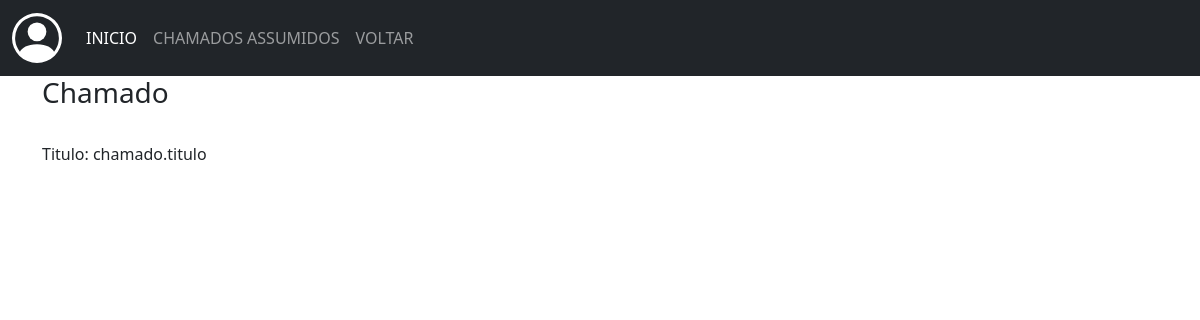
Before: /3/visualizar_chamados_usuario with the older database file.
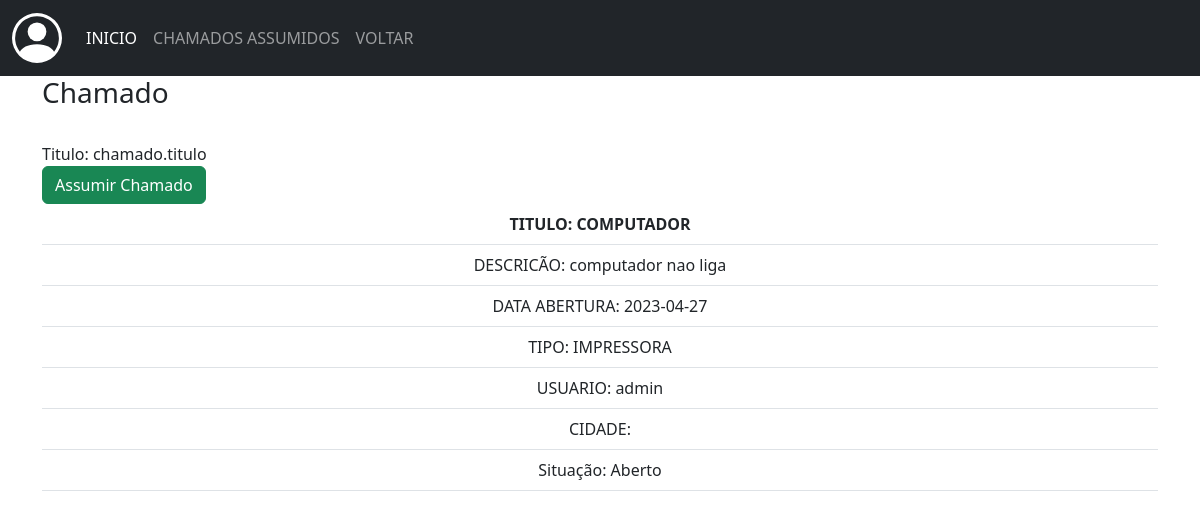
After: the same page with the newer database file.
### app/models/tab_chamados.py (models this page shows)
class Chamados(db.Model):
    __tablename__ = 'tab_chamados'
    id = db.Column(db.Integer, primary_key=True)
    data_add = db.Column(db.String(50), nullable=False)
    data_fim = db.Column(db.String(50), nullable=False)
    titulo = db.Column(db.String(100), nullable=False)
    descricao = db.Column(db.String(255), nullable=False)
    tipo_ch = db.Column(db.String(100), nullable=False)
    situacao = db.Column(db.String(50), nullable=False)
    ass_por = db.Column(db.String(100))
    telefone = db.Column(db.String(50))
    setor = db.Column(db.String(100))
    tab_usuarios_id = db.Column(db.Integer, db.ForeignKey('tab_usuarios.id'))

### app/routes/routes.py (the view)
@login_required
@app.route("/<int:id>/visualizar_chamados_usuario", methods=['GET', 'POST'])
def visualizar_chamados_usuario(id):
    query = Chamados.query.filter_by(id=id).all()
    return render_template("visualizar_chamados_usuario.html", chamado=query)

### app/templates/visualizar_chamados_usuario.html (shortened to what this page needs)
{% extends 'base.html' %}
{% block conteudo %}
<nav class="navbar navbar-expand-lg navbar-dark bg-dark">
    <div class="container-fluid">
      <a class="navbar-brand" href="#"></a>
      <div class="collapse navbar-collapse" id="navbarSupportedContent">
        <ul class="navbar-nav me-auto mb-2 mb-lg-0">
          <li class="nav-item">
            <a class="nav-link active" aria-current="page" href="#">INICIO</a>
          </li>
          <li class="nav-item">
            <a class="nav-link" href="{{url_for('meus_chamados')}}">CHAMADOS ASSUMIDOS</a>
          </li>
            <li class="nav-item">
              <a class="nav-link" href="{{url_for('chamados_usuario')}}">VOLTAR</a>
            </li>
        </ul>
      </div>
    </div>
</nav>
<div>
    <div class="container">
      <div class="panel-heading">
          <h3 class="panel-title">Chamado</h3>
      </div><br>
      <div>
        <label>Titulo: chamado.titulo</label>
      </div>
        <table class="table table-hover">
        {% for view in chamado %}
          <thead><tr><th colspan="4">TITULO: {{view.titulo}}</th></tr></thead>
          <tbody>
              <tr><td>DESCRICÃO: {{view.descricao}}</td></tr>
              <tr><td>DATA ABERTURA: {{view.data_add}}</td></tr>
              <tr><td>TIPO: {{view.tipo_ch}}</td></tr>
              <tr><td>USUARIO: {{view.tab_usuarios_id}}</td></tr>
              <tr><td>CIDADE: </td></tr>
              <tr><td>Situação: {{view.situacao}}</td></tr>
              <button class="btn btn-success">Assumir Chamado</button>
          </tbody>
        {% endfor %}
      </table>
</div>
{% endblock conteudo %}

Changed rows visible on the page:
added Chamados: titulo "COMPUTADOR", descricao "computador nao liga", data_add "2023-04-27", tipo_ch "IMPRESSORA", tab_usuarios_id "admin", situacao "Aberto"
